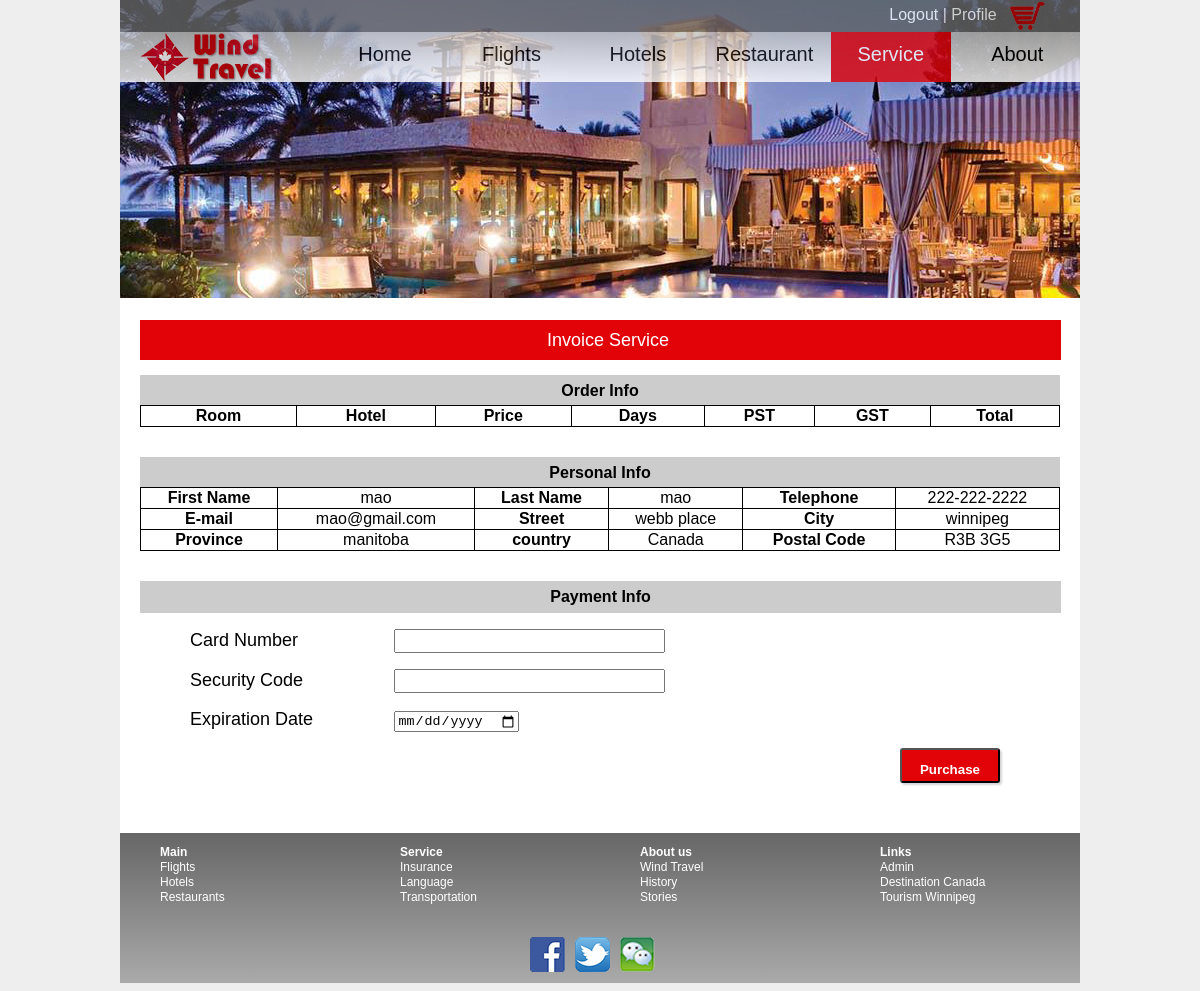
Screenshot of /checkout.php (signed in) with the database file from the repository.
### tables this page shows
CREATE TABLE IF NOT EXISTS `customer` (
  `customer_id` int(11) NOT NULL AUTO_INCREMENT,
  `first_name` varchar(255) DEFAULT NULL,
  `last_Name` varchar(255) DEFAULT NULL,
  `street` varchar(255) DEFAULT NULL,
  `city` varchar(255) DEFAULT NULL,
  `postal_code` varchar(255) DEFAULT NULL,
  `province` varchar(255) DEFAULT NULL,
  `country` varchar(255) DEFAULT NULL,
  `phone` varchar(255) DEFAULT NULL,
  `email` varchar(255) DEFAULT NULL,
  `password` varchar(255) DEFAULT NULL,
  `deleted` tinyint(1) NOT NULL DEFAULT 0,
  `created_at` datetime NOT NULL DEFAULT current_timestamp(),
  `updated_at` datetime DEFAULT NULL,
  PRIMARY KEY (`customer_id`)
);

### database/hotel_model.php (called while the page is built, shortened)
<?php
function getCustomer($dbh, $customer_id)
{
	$query = "SELECT
    customer_id,
	first_name,
    last_name,
    street,
    city,
    postal_code,
    province,
    country,
    phone,
    email
	FROM
	customer
	WHERE
	customer_id = :customer_id";
	$stmt = $dbh->prepare($query);
	$stmt->bindValue(':customer_id', $customer_id, PDO::PARAM_INT);
	$stmt->execute();
	return $stmt->fetch(PDO::FETCH_ASSOC);
}

### public/checkout.php (the view, shortened to what this page needs)
<?php
require ('../database/connect_db.inc.php');
include '../includes/header.inc.php';
if(!isset($_SESSION['logged_in'])){
  $_SESSION['fail']="Sorry, You should login/register before checkout.";
  header('Location: login.php');
  die;
}else{
  $customer=getCustomer($dbh,$_SESSION['user_id']);
}
?>
 <body>
    <div id="wrapper">
      <header style="height: 300px;">
        <img src="images/service.jpg" alt="Servicess" />
      </header>
<?php include '../includes/nav.inc.php'; ?>
      <div id="contentservice">
      <div class="titleservice" style="text-align: center;">Invoice Service</div>
      <?php if(empty($success)): ?>
      <table>
      <caption>Order Info</caption>
      <tr>
        <th>Room</th>
        <th>Hotel</th>
        <th>Price</th>
        <th>Days</th>
        <th>PST</th>
        <th>GST</th>
        <th>Total</th>
      </tr>
      </table>
      <table>
      <caption>Personal Info</caption>
      <tr>
        <th>First Name</th>
        <td><?=$customer['first_name']?></td>
        <th>Last Name</th>
        <td><?=$customer['last_name']?></td>
        <th>Telephone</th>
        <td><?=$customer['phone']?></td>
      </tr>
      <tr>
        <th>E-mail</th>
        <td><?=$customer['email']?></td>
        <th>Street</th>
        <td><?=$customer['street']?></td>
        <th>City</th>
        <td><?=$customer['city']?></td>
      </tr>
      <tr>
        <th>Province</th>
        <td><?=$customer['province']?></td>
        <th>country</th>
        <td><?=$customer['country']?></td>
        <th>Postal Code</th>
        <td><?=$customer['postal_code']?></td>
      </tr>
      </table>
      <form method="post"
            action="checkout.php"
            id="customer_info"
            name="customer_info"
            accept-charset="utf-8"
            autocomplete="on"
            novalidate>
          <legend>Payment Info</legend>
          <p>
            <label for="card_number">Card Number</label>
            <input type="text"
                   name="card_number"
                   id="card_number"
                   value="<?php
                   if(!empty($_POST['card_number'])){
                     echo esc_attr($_POST['card_number']);
                   }
                   ?>"/>
          </p>
          <p>
            <label for="security">Security Code</label>
            <input type="text"
                   name="security"
                   id="security"
                   value="<?php
                   if(!empty($_POST['security'])){
                     echo esc_attr($_POST['security']);
                   }
                   ?>"/>
          </p>
          <p>
            <label for="expire">Expiration Date</label>
            <input type="date"
                   id="expire"
                   name="expire"
                   value="<?php
                   if(!empty($_POST['expire'])){
                     echo esc_attr($_POST['expire']);
                   }
                   ?>"/>
          </p>
        <button class="buttonbuy" type="submit"
                style="width:100px;height:35px;margin-bottom: 50px;float:right;margin-right:80px;"
                >Purchase</button>
      </form>
    <?php endif; ?>
      </div>
<?php include '../includes/footer.inc.php'; ?>

### public/css/desktop.css (style rules this page uses)
body { font-family: Arial, sans-serif; font-size: 16px; background-color: #eee; margin-top: 0; }
#wrapper { background-color: #fff; width: 960px; margin: 0 auto; position: relative; }
header { background-size:contain; height: 450px; background-repeat: no-repeat; position: relative; }

### public/css/mobile.css (style rules this page uses)
body { font-family: Arial, sans-serif; font-size: 16px; margin: 0; }
#wrapper { width: 100%; position: relative; }
header { height: 30vw; width: 100%; background-color: #fff; background-image: url(bg1.jpg); background-size: auto; background-repeat: no-repeat; }

### public/css/service.css (style rules this page uses)
#contentservice { background-color: #fff; min-height: 300px; padding-top: 20px; padding-left: 20px; position: relative; }
.titleservice { float: left; font-size: 18px; width: 906px; height: 30px; background-color: #e20308; margin-bottom: 15px; padding-top: 10px; padding-left: 15px; color: #fff; }
label { display: inline-block; width: 200px; padding-left: 50px; font-size: 18px; }
#customer_info input[type="text"], #customer_info input[type="password"] { font-size: 16px; padding-left: 15px; width: 250px; }

### public/css/print.css (style rules this page uses)
body { font-family: Arial, sans-serif; font-size: 16px; }
#wrapper { width: 100%; }
header { height: 450px; }

### public/checkout.php (style rules this page uses)
table { width: 920px; text-align: center; border-collapse: collapse; margin-bottom: 30px; }
tr, td, th { border: 1px solid #000; }
.buttonbuy { width: 80px; height: 25px; background-color: #e20308; color: #fff; box-shadow: 2px 2px 2px rgba(150,150,150,0.4); border-radius: 3px 3px; font-weight: bold; text-align: center; padding-top: 8px; margin: auto; right: 20px; }
caption { background: #ccc; height: 23px; padding-top: 7px; font-weight: bold; }
legend { background: #ccc; height: 25px; padding-top: 7px; font-weight: bold; text-align: center; width: 917px; }

### rows the page displays
customer: first_name "mao", last_Name "mao", phone "222-222-2222", email "mao@gmail.com", street "webb place", city "winnipeg", province "manitoba", country "Canada", postal_code "R3B 3G5"
